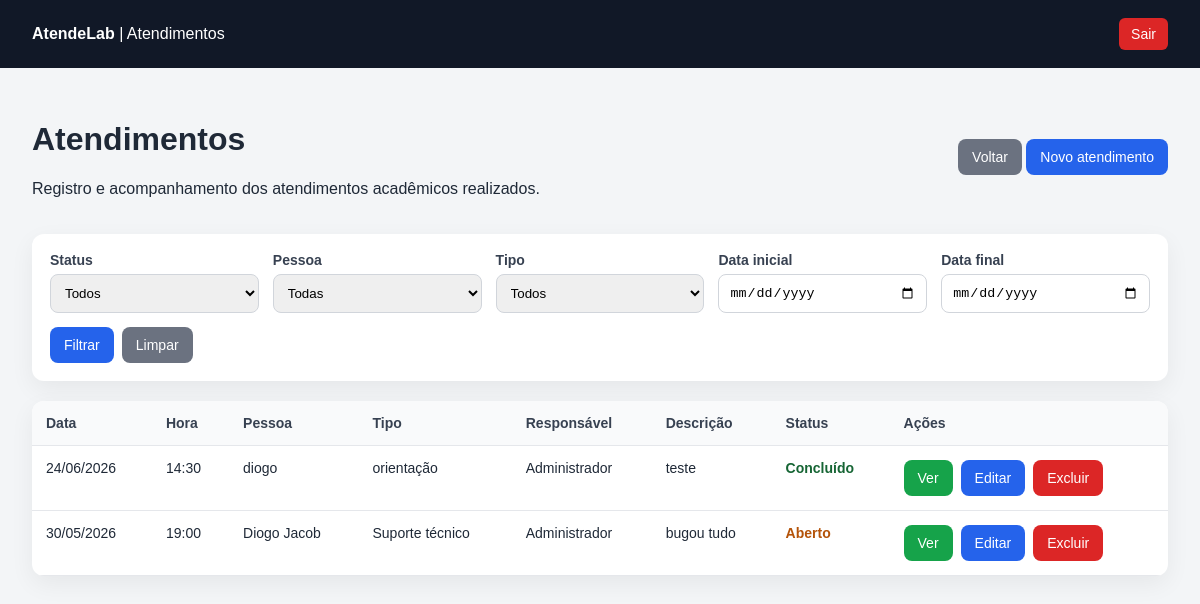
The page /atendimentos/index.php (signed in) on the database its author committed.
### tables this page shows
CREATE TABLE `atendimentos` (
  `id` int(11) NOT NULL,
  `pessoa_id` int(11) NOT NULL,
  `tipo_atendimento_id` int(11) NOT NULL,
  `usuario_id` int(11) NOT NULL,
  `data_atendimento` date NOT NULL,
  `hora_atendimento` time NOT NULL,
  `descricao` text NOT NULL,
  `observacao` text DEFAULT NULL,
  `status` enum('aberto','em_andamento','concluido') DEFAULT 'aberto',
  `criado_em` timestamp NOT NULL DEFAULT current_timestamp(),
  `horario_atendimento` time DEFAULT NULL,
  `observacao_final` text DEFAULT NULL,
  `atualizado_em` timestamp NOT NULL DEFAULT current_timestamp() ON UPDATE current_timestamp()
);

CREATE TABLE `pessoas` (
  `id` int(11) NOT NULL,
  `nome` varchar(150) NOT NULL,
  `documento` varchar(30) NOT NULL,
  `email` varchar(150) NOT NULL,
  `telefone` varchar(20) DEFAULT NULL,
  `curso` varchar(120) DEFAULT NULL,
  `periodo` varchar(20) DEFAULT NULL,
  `status` enum('ativo','inativo') DEFAULT 'ativo',
  `criado_em` timestamp NOT NULL DEFAULT current_timestamp(),
  `observacoes` text DEFAULT NULL,
  `atualizado_em` timestamp NOT NULL DEFAULT current_timestamp() ON UPDATE current_timestamp()
);

CREATE TABLE `tipos_atendimentos` (
  `id` int(11) NOT NULL,
  `nome` varchar(100) NOT NULL,
  `descricao` text DEFAULT NULL,
  `status` enum('ativo','inativo') DEFAULT 'ativo',
  `criado_em` timestamp NOT NULL DEFAULT current_timestamp(),
  `atualizado_em` timestamp NOT NULL DEFAULT current_timestamp() ON UPDATE current_timestamp()
);

CREATE TABLE `usuarios` (
  `id` int(11) NOT NULL,
  `nome` varchar(100) NOT NULL,
  `email` varchar(100) NOT NULL,
  `senha` varchar(255) NOT NULL,
  `perfil` enum('admin','aluno','atendente') DEFAULT 'atendente',
  `status` enum('ativo','inativo') DEFAULT 'ativo',
  `criado_em` timestamp NOT NULL DEFAULT current_timestamp(),
  `atualizado_em` timestamp NOT NULL DEFAULT current_timestamp() ON UPDATE current_timestamp()
);

### atendimentos/index.php (the view, shortened to what this page needs)
<?php
require_once __DIR__ . '/../config/database.php';
$data_inicio = $_GET['data_inicio'] ?? '';
$data_fim = $_GET['data_fim'] ?? '';
$sql = "SELECT
            atendimentos.id,
            atendimentos.data_atendimento,
            atendimentos.hora_atendimento,
            atendimentos.descricao,
            atendimentos.status,
            pessoas.nome AS pessoa_nome,
            tipos_atendimentos.nome AS tipo_nome,
            usuarios.nome AS usuario_nome
        FROM atendimentos
        INNER JOIN pessoas ON atendimentos.pessoa_id = pessoas.id
        INNER JOIN tipos_atendimentos ON atendimentos.tipo_atendimento_id = tipos_atendimentos.id
        INNER JOIN usuarios ON atendimentos.usuario_id = usuarios.id
        WHERE 1 = 1";
$parametros = [];
$sql .= " ORDER BY atendimentos.criado_em DESC";
$stmt = $pdo->prepare($sql);
$stmt->execute($parametros);
$atendimentos = $stmt->fetchAll(PDO::FETCH_ASSOC);
function formatarStatus($status) {
    if ($status === 'aberto') {
        return 'Aberto';
    }
    if ($status === 'concluido') {
        return 'Concluído';
    }
    return $status;
}
?>
<!DOCTYPE html>
<html lang="pt-br">
<head>
</head>
<body>
<header>
    <div>
        <strong>AtendeLab</strong>
        <span> | Atendimentos</span>
    </div>
    <a href="../logout.php">Sair</a>
</header>
<main>
    <div class="topo">
        <div>
            <h1>Atendimentos</h1>
            <p>Registro e acompanhamento dos atendimentos acadêmicos realizados.</p>
        </div>
        <div>
            <a class="btn btn-secundario" href="../dashboard.php">Voltar</a>
            <a class="btn" href="criar.php">Novo atendimento</a>
        </div>
    </div>
    <section class="filtros">
        <form method="GET" action="">
            <div>
                <label for="status">Status</label>
                <select id="status" name="status">
                    <option value="">Todos</option>
                </select>
            </div>
            <div>
                <label for="pessoa_id">Pessoa</label>
                <select id="pessoa_id" name="pessoa_id">
                    <option value="">Todas</option>
                </select>
            </div>
            <div>
                <label for="tipo_atendimento_id">Tipo</label>
                <select id="tipo_atendimento_id" name="tipo_atendimento_id">
                    <option value="">Todos</option>
                </select>
            </div>
            <div>
                <label for="data_inicio">Data inicial</label>
                <input type="date" id="data_inicio" name="data_inicio" value="<?php echo htmlspecialchars($data_inicio); ?>">
            </div>
            <div>
                <label for="data_fim">Data final</label>
                <input type="date" id="data_fim" name="data_fim" value="<?php echo htmlspecialchars($data_fim); ?>">
            </div>
            <div class="botoes-filtro">
                <button class="btn" type="submit">Filtrar</button>
                <a class="btn btn-secundario" href="index.php">Limpar</a>
            </div>
        </form>
    </section>
    <table>
        <thead>
            <tr>
                <th>Data</th>
                <th>Hora</th>
                <th>Pessoa</th>
                <th>Tipo</th>
                <th>Responsável</th>
                <th>Descrição</th>
                <th>Status</th>
                <th>Ações</th>
            </tr>
        </thead>
        <tbody>
            <?php if (count($atendimentos) > 0): ?>
                <?php foreach ($atendimentos as $atendimento): ?>
                    <tr>
                        <td><?php echo date('d/m/Y', strtotime($atendimento['data_atendimento'])); ?></td>
                        <td><?php echo substr($atendimento['hora_atendimento'], 0, 5); ?></td>
                        <td><?php echo htmlspecialchars($atendimento['pessoa_nome']); ?></td>
                        <td><?php echo htmlspecialchars($atendimento['tipo_nome']); ?></td>
                        <td><?php echo htmlspecialchars($atendimento['usuario_nome']); ?></td>
                        <td class="descricao"><?php echo htmlspecialchars($atendimento['descricao']); ?></td>
                        <td>
                            <span class="status-<?php echo htmlspecialchars($atendimento['status']); ?>">
                                <?php echo formatarStatus($atendimento['status']); ?>
                            </span>
                        </td>
                        <td>
                            <div class="acoes">
                                <a class="btn btn-verde" href="visualizar.php?id=<?php echo $atendimento['id']; ?>">Ver</a>
                                <a class="btn" href="editar.php?id=<?php echo $atendimento['id']; ?>">Editar</a>
                                <a class="btn btn-alerta" href="excluir.php?id=<?php echo $atendimento['id']; ?>" onclick="return confirm('Deseja realmente remover este atendimento?')">Excluir</a>
                            </div>
                        </td>
                    </tr>
                <?php endforeach; ?>
            <?php else: ?>
                <tr>
                    <td colspan="8">Nenhum atendimento encontrado para os filtros selecionados.</td>
                </tr>
            <?php endif; ?>
        </tbody>
    </table>
</main>
</body>
</html>

### atendimentos/index.php (style rules this page uses)
body { margin: 0; font-family: Arial, sans-serif; background: #f3f5f7; color: #1f2937; }
header { background: #111827; color: #ffffff; padding: 18px 32px; display: flex; justify-content: space-between; align-items: center; }
header a { color: #ffffff; text-decoration: none; background: #dc2626; padding: 8px 12px; border-radius: 6px; font-size: 14px; }
main { padding: 32px; }
.topo { display: flex; justify-content: space-between; align-items: center; gap: 12px; margin-bottom: 20px; }
.btn { background: #2563eb; color: #ffffff; padding: 10px 14px; border-radius: 8px; text-decoration: none; border: none; cursor: pointer; font-size: 14px; display: inline-block; }
.btn-secundario { background: #6b7280; }
.btn-alerta { background: #dc2626; }
.btn-verde { background: #16a34a; }
.filtros { background: #ffffff; padding: 18px; border-radius: 12px; margin-bottom: 20px; box-shadow: 0 8px 24px rgba(0, 0, 0, 0.06); }
.filtros form { display: grid; grid-template-columns: repeat(auto-fit, minmax(180px, 1fr)); gap: 14px; align-items: end; }
.filtros label { display: block; margin-bottom: 6px; font-weight: bold; color: #374151; font-size: 14px; }
.filtros input, .filtros select { width: 100%; padding: 10px; border: 1px solid #d1d5db; border-radius: 8px; box-sizing: border-box; }
.filtros .botoes-filtro { display: flex; gap: 8px; }
table { width: 100%; border-collapse: collapse; background: #ffffff; border-radius: 12px; overflow: hidden; box-shadow: 0 8px 24px rgba(0, 0, 0, 0.06); }
th, td { padding: 14px; border-bottom: 1px solid #e5e7eb; text-align: left; font-size: 14px; vertical-align: top; }
th { background: #f9fafb; color: #374151; }
.acoes { display: flex; flex-wrap: wrap; gap: 8px; }
.status-aberto { color: #b45309; font-weight: bold; }
.status-concluido { color: #166534; font-weight: bold; }
.descricao { max-width: 280px; }

### rows shown on the page
atendimentos: data_atendimento "24/06/2026", hora_atendimento "14:30", pessoa.nome "diogo", tipo_atendimento.nome "orientação", usuario.nome "Administrador", descricao "teste", status "Concluído"
atendimentos: data_atendimento "30/05/2026", hora_atendimento "19:00", pessoa.nome "Diogo Jacob", tipo_atendimento.nome "Suporte técnico", usuario.nome "Administrador", descricao "bugou tudo", status "Aberto"
